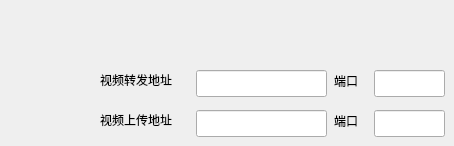
     <widget class="QWidget" name="page_network_service">
      <widget class="QLabel" name="label_service_videoForwardingAddr">
       <property name="geometry">
        <rect>
         <x>100</x>
         <y>70</y>
         <width>91</width>
         <height>20</height>
        </rect>
       </property>
       <property name="text">
        <string>视频转发地址</string>
       </property>
      </widget>
      <widget class="QLineEdit" name="lineEdit_service_videoForwardingAddr">
       <property name="geometry">
        <rect>
         <x>196</x>
         <y>70</y>
         <width>131</width>
         <height>27</height>
        </rect>
       </property>
      </widget>
      <widget class="QLabel" name="label_service_videoForwardingPort">
       <property name="geometry">
        <rect>
         <x>334</x>
         <y>70</y>
         <width>41</width>
         <height>21</height>
        </rect>
       </property>
       <property name="text">
        <string>端口</string>
       </property>
      </widget>
      <widget class="QLineEdit" name="lineEdit_service_videoForwardingPort">
       <property name="geometry">
        <rect>
         <x>374</x>
         <y>70</y>
         <width>71</width>
         <height>27</height>
        </rect>
       </property>
      </widget>
      <widget class="QLineEdit" name="lineEdit_service_videoUploadPort">
       <property name="geometry">
        <rect>
         <x>374</x>
         <y>110</y>
         <width>71</width>
         <height>27</height>
        </rect>
       </property>
      </widget>
      <widget class="QLabel" name="label_service_videoUploadAddr">
       <property name="geometry">
        <rect>
         <x>100</x>
         <y>110</y>
         <width>91</width>
         <height>20</height>
        </rect>
       </property>
       <property name="text">
        <string>视频上传地址</string>
       </property>
      </widget>
      <widget class="QLabel" name="label_service_videoUploadPort">
       <property name="geometry">
        <rect>
         <x>334</x>
         <y>110</y>
         <width>41</width>
         <height>21</height>
        </rect>
       </property>
       <property name="text">
        <string>端口</string>
       </property>
      </widget>
      <widget class="QLineEdit" name="lineEdit_service_videoUploadAddr">
       <property name="geometry">
        <rect>
         <x>196</x>
         <y>110</y>
         <width>131</width>
         <height>27</height>
        </rect>
       </property>
      </widget>
     </widget>
